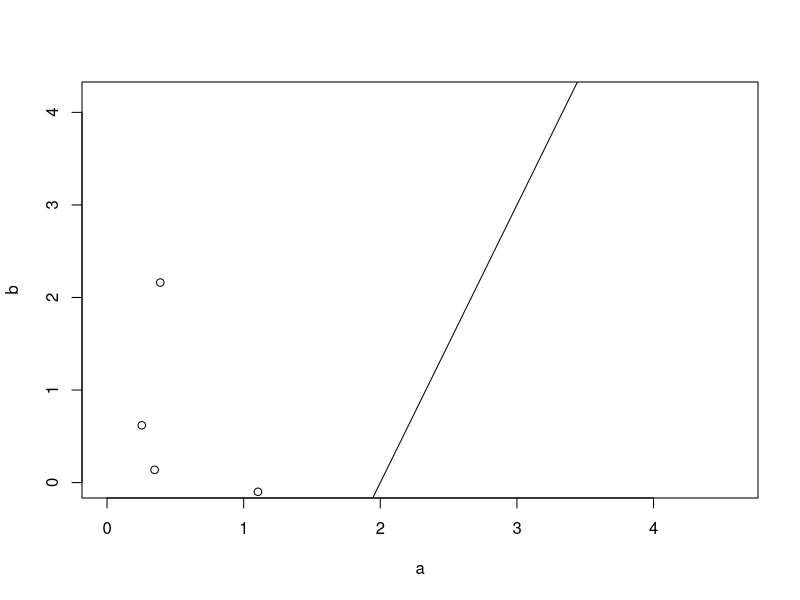
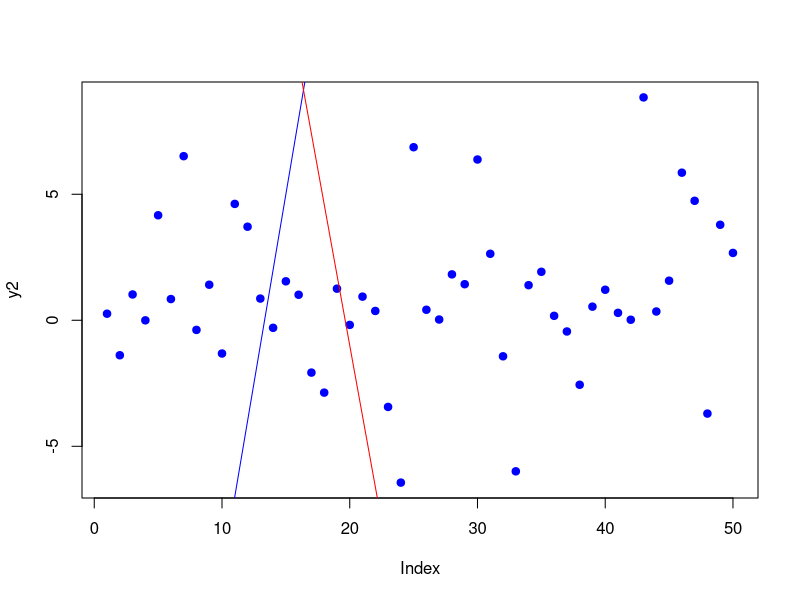

The R script that drew these images, in order: (Note: this script raises an error after producing the figures.)
trainSet<-data.frame(matrix(
  c(1, 0, 0, 1, 1, 0, 1, 1, 1, 1, 0, 1, 1, 1, 1, 0),
  nrow=4,byrow=T))

colnames(trainSet)<-c("X0","X1","X2","Z")

x<-trainSet[,1:3]
y<-trainSet[,4]
y<-matrix(0,4,4)
y1<-c(0,0,0) #weight
y2<-c(0,0,0) #sensor
k<-0
if(k<10){
  k<-0
  for(i in 1:nrow(x))  for(j in 1:length(y1)){
    y2[j]<-y1[j]*x[i,1:3]
    y1[j]<-y1[j]+.1
    s<-sum(y1)
    k<-k+1
    
    print(cbind(y1,y2,k,s))
  }    
}
y1
x

trainSet<-data.frame(matrix(
  c(1, 0, 0, 1, 1, 0, 1, 1, 1, 1, 0, 1, 1, 1, 1, 0),
  nrow=4,byrow=T))

colnames(trainSet)<-c("X0","X1","X2","Z")
threshold <- 0.5                #sets a threshold for comparison
w <- c(0, 0, 0)                 #sets the weights to intitial zero w[i]
sensor <- c(0, 0, 0)            #sets the sensor outcome to intitial zero c[i]
error<-1                        #sets error to non zero
final.w<-NULL


BrianPercept<-function(x,y,lr=.1){
            #lr <- 0.1                      #sets the rate of change/learning
            threshold <- 0.5                #sets a threshold for comparison
            w <- c(0, 0, 0)                 #sets the weights to intitial zero w[i]
            sensor <- matrix(
              rep(0,nrow(x)*
                    length(x)),
              nrow=nrow(x))            #sets the sensor outcome to intitial zero c[i]
            error<-1                        #sets error to non zero
            final.w<-NULL
                for(i in 1:nrow(x)) for (j in 1:length(x)){
                    sensor[i,j]<-w[i]*x[i,j]           #sensor test
                    s<-sum(sensor[i])          #sensor summation to compare to threshold
                    #s<-.2   Just a coding test
                    n<-ifelse(s<threshold, n<-0,n<-1) #outcome of comparison to threshold
                    delta<- lr*error                  #delta, change or correction of learning rate
                    final.w<-x[i,j]*delta #iterative report
                    error<-y[i]-n            #if error != zero, then we aren't done
                    print("error")
                    print(error)
                    print("final.w")
                    print(final.w)
                    print(sensor)
            }
            print(w)
            print(sensor)
    }

BrianPercept(trainSet[,1:3],trainSet[,4])


  #  y=mx+b+e

a<-rnorm(10,0,1)

b<-2*(rnorm(10,0,1))

plot(a,b, ylim=c(0,max(b)+2),xlim=c(0,max(a)+2) )


abline(coef=c(-6,3))


betaNorm <- betaCauch <- rep(NA,1000)
for (i in 1: 1000){
  x <- rnorm(50); e <- rnorm(50); e2 <- rcauchy(50); 
  b0 <-1; b1 <-2  
  y <- b0 + b1*x + e; y2 <- b0 + b1*x + e2
  betaNorm[i] <- lm(y ~ x)$coeff[2]; betaCauch[i] <- lm(y2 ~ x)$coeff[2]
}
quantile(betaNorm)

plot(y2,pch=19, col="blue")
abline(coef=c(-40,3),col="blue")
abline(coef=c(55,-2.8),col="red")

####From: http://www.stat.cmu.edu/~cshalizi/350/lectures/25/lecture-25.pdf
classify.linear = function(x,w,b) {
  distance.from.plane = function(z,w,b) { sum(z*w) + b }
  distances = apply(x, 1, distance.from.plane)
  return(ifelse(distances < 0, -1, +1))
}

perceptron = function(x, y, learning.rate=1) {
  w = vector(length = ncol(x)) # Initialize the parameters
  b = 0
  k = 0 # Keep track of how many mistakes we make
  euclidean.norm<-function(x){return(sqrt(sum(x^2)))}
  R = max(euclidean.norm(x))
  made.mistake = TRUE # Initialized so we enter the while loop
  while (made.mistake) {
    made.mistake=FALSE # Presume that everything's OK
    for (i in 1:nrow(x)) {
      if (y[i] != classify.linear(x[,i],w,b)) {
        w <- w + learning.rate * y[i]*x[,i]
        b <- b + learning.rate * y[i]*R^2
        k <- k+1
        made.mistake=TRUE # Doesn't matter if already set to TRUE previously
      }
    }
  }
  return(w=w,b=b,mistakes.made=k)
}

x<-matrix(1:12,ncol=3)
y=c(1,1,0,1)

perceptron(x,y)
###(Note that euclidean.norm isn't a built-in function, but it's easy to write. Exercise:   Write this function; to work in the code above it should take a matrix and return a vector giving the Euclidean norm of each row.)



# Rosenblatt's perceptron

data(iris)



#dd <- iris[iris$Species != "versicolor", -(3:4)]
#dd<-cbind(a[1:2],b[1:2])

#dd <- dd[-42, ] # this point breaks linear separation (at least w/o intercept)
dm <- data.matrix(dd[sample(nrow(dd),10,replace=T), 1:2])
dm <- cbind(dm, 1) # to add intercept to the separating plane
dc <- rep(1, nrow(dm))
dc[dd$Species == "virginica"] <- -1
#dc[dd[,1]]<- -1

trainPerceptron <- function(dm, dc) {
  result <- list()
  oldW <- c()
  w <- rep(0, ncol(dm))
  while (!identical(w, oldW)) {
    oldW <- w
    for (i in 1:nrow(dm)) {
      pred <- sign(dm[i,] %*% w)
      w = w + (dc[i] - pred) * dm[i, ]

    }
    # cat(w, "\n")
    result <- c(result, list(w))
  }
  result
}

plotPerceptronSteps <- function(pcResult, dm, dc, steps) {
  for (s in steps) {
    w <- pcResult[[s]]
    plot(dm[,1:2], main=paste("step", s), pch=ifelse(dc > 0, 1, 2), sub=paste(w, collapse=' '))
    abline(-w[3] / w[2], -w[1] / w[2])
  
  }
}



 pc <- trainPerceptron(dm, dc)
pc
plotPerceptronSteps(pc, dm, dc, length(pc))
 png("perceptron-biased.png", width=600, height=600)
 par(mfrow=c(2,2))
 plotPerceptronSteps(pc, dm, dc, c(20, 50, 250, length(pc)))
 dev.off()

result


#Homeowrk 1
#prob 7
x<-runif(2,-1,1)
function(m,x,b){
  m*x+b
}

y=f(.3,x,.3)
dd<-cbind(x,y)

plot(y,type="l",ylim=c(-1,1),xlim=c(-1,1))
plot(dd,ylim=c(-1,1),xlim=c(-1,1), col="blue",type="l")
abline(a=.3, b=.3,col="blue")
points(dd,col="blue",pch=19)

testDF<-cbind(a,b)
colnames(testDF)<-c("first","second")
testCX<-rep(1,10)
testDF<-data.frame(testDF)
#dc[dd$Species == "virginica"] <- -1

for (i in nrow(testDF)){
  ifelse(testDF[,i]<f(.3,x,.3), testCX[i] <- -1, testCX[i] <- 1)  
}
x

testCX[testDF$second<f(.3,x,.3)]<- -1

cbind(testDF,testCX)
plot(testDF[testCX==1,1:2],col="green",pch=19,ylim=c(-2,5),xlim=c(-1,3))
points(testDF[testCX==-1,1:2],col="red",pch=19)


a<-rep(1,10)
b<-c(rep(0,5),rep(1,5))
c<-rep(c(1,2),5)
d<-sample(b,10,replace=T)
d[d==0]<--1
trainDF<-data.frame(a,b,c,d)


#y=m*x+b
#m=3
#b=.1

a<-rep(1,10)
b<-runif(10,-1,1)
c<-rep(.1,10)
d<-3*b+c
#d[d==0]<- -1
trainDF<-data.frame(a,b,c,d)






w<-rep(0,3)
learning.rate<-.1
threshold<-.5
made.mistake<-TRUE

if(trainDF[i,4] != f(x)){
  w<-w+learn.rate*trainDF[i,4]*trainDF[i,1:3]
  b<-b+learn.rate*trainDF[i,4]*R^2
  k<-k+1
  made.mistake<-TRUE
}


perceptron = function(x, y, learning.rate=1) {
  w = vector(length = ncol(x)) # Initialize the parameters
  b = 0
  k = 0 # Keep track of how many mistakes we make
    made.mistake<-TRUE
  euclidean.norm<-function(x){return(sqrt(sum(x^2)))}
  R = max(euclidean.norm(x))
  made.mistake <- TRUE # Initialized so we enter the while loop
  while (made.mistake==T) {
    made.mistake=FALSE # Presume that everything's OK
    for (i in 1:nrow(x)) {
      if(y[i] != sum(x[i,1:3]*w)+b) {
        w<-w+learning.rate*y[i]*x[i,1:3]
        b<-b+learning.rate*y[i]*R^2
        k<-k+1
        made.mistake<-TRUE # Doesn't matter if already set to TRUE previously
        #print(w<-w)
        #print(b<-b)
        print(k)
      }
    }
  }
  print(w<-w)
  print(b<-b)
  print(k<-k)
}


perceptron(trainDF[,1:3],trainDF[,4])